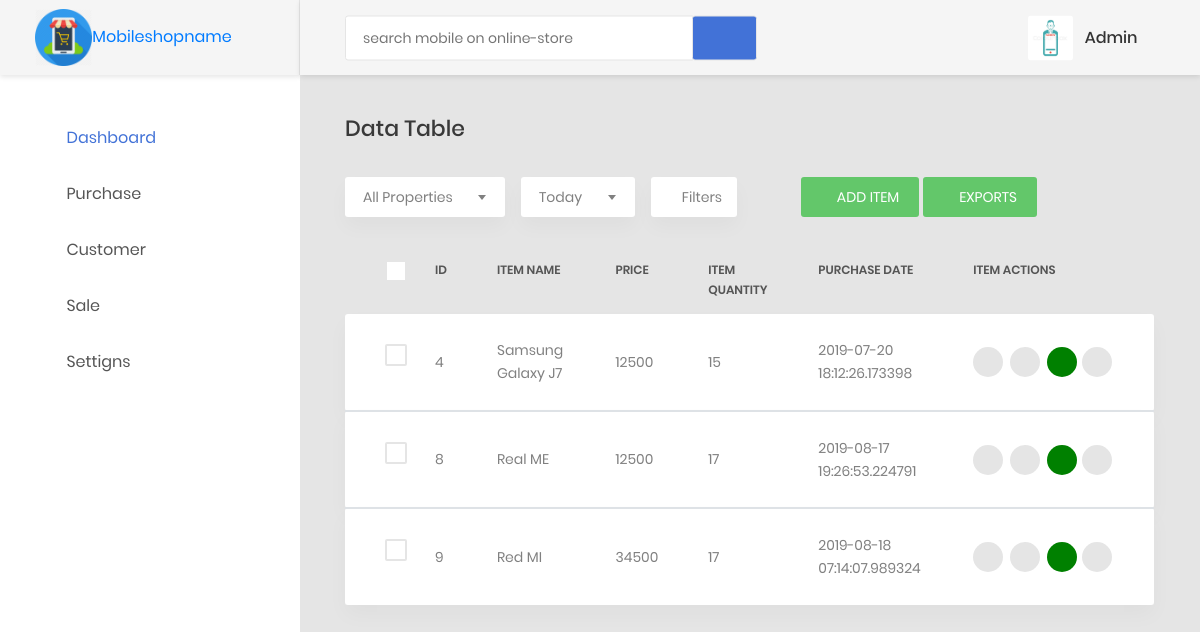
Page /viewitems (signed in) on the earlier database version.
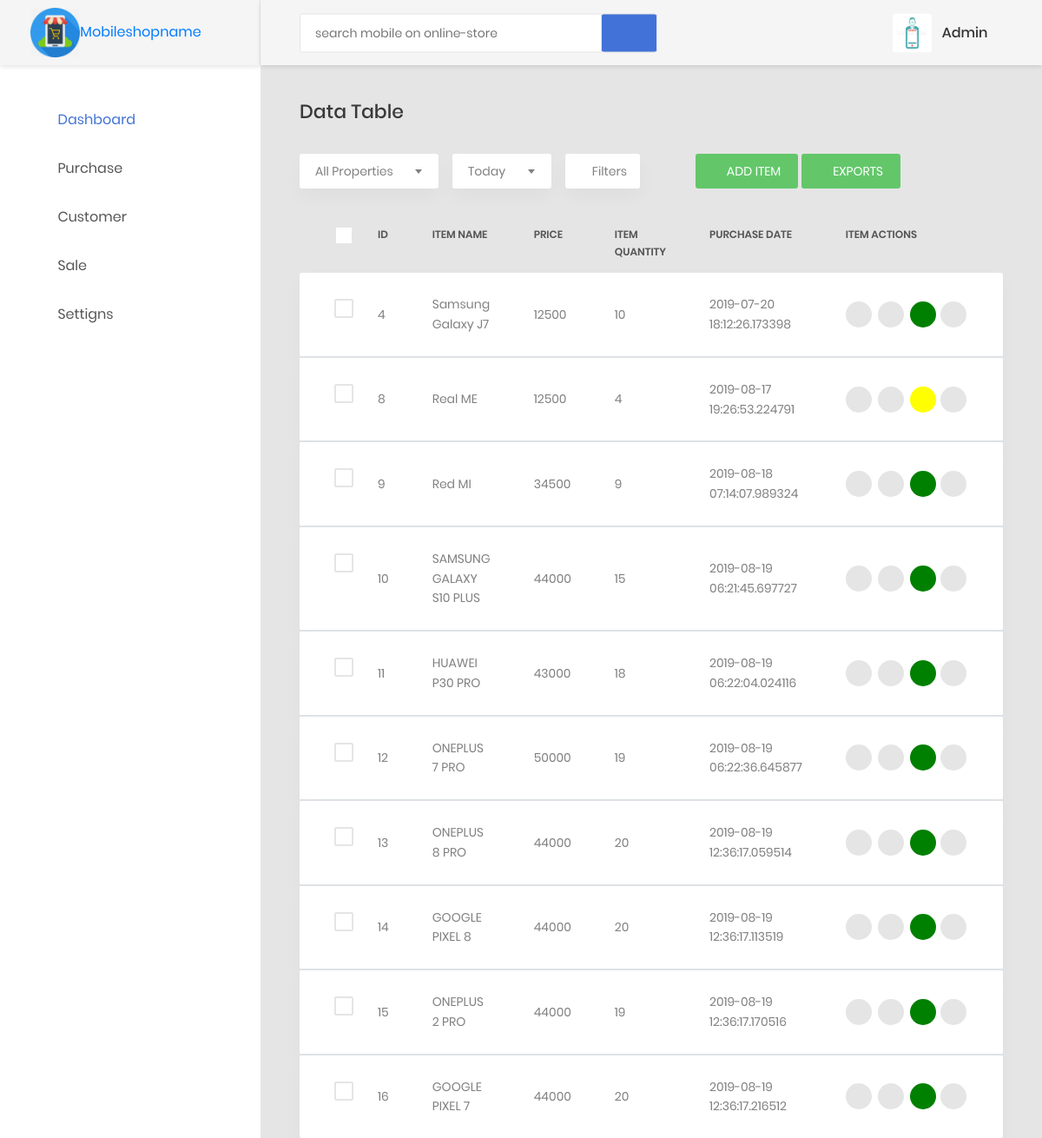
Same page on the later database version.
### models/create_models.py (models this page shows, shortened)
class User(db.Model, UserMixin):
    __tablename__ = 'users'
    id = db.Column(db.Integer, primary_key=True)
    username = db.Column(db.Unicode(255), nullable=False, server_default=u'', unique=True, index=True)
    password = db.Column(db.String(255), nullable=False, server_default='')
    role = db.Column(db.Enum(RolesAvailable))
    email = db.Column(db.Unicode(255), nullable=False, server_default=u'', unique=True, index=True)
    created_at = db.Column(db.DateTime, nullable=False, default=datetime.utcnow)
    updated_at = db.Column(db.DateTime, nullable=False, default=datetime.utcnow, onupdate=datetime.utcnow)

class Items(db.Model):
    __tablename__='items'
    i_id = db.Column(db.Integer, primary_key=True)
    item_name = db.Column(db.String(255), nullable=False)
    item_quantity = db.Column(db.String(255), nullable=False)
    item_price = db.Column(db.String(255), nullable=False)
    barcode = db.Column(db.LargeBinary)
    purchase_date = db.Column(db.DateTime, nullable=False, default=datetime.utcnow)
    modified_date = db.Column(db.DateTime, nullable=False, default=datetime.utcnow, onupdate=datetime.utcnow)
    sales = db.relationship("SalesItems", backref="items", lazy='dynamic')
    __table_args__ = (CheckConstraint(item_quantity > -1), {})

### items/items.py (the view)
@item.route('/viewitems')
def viewitems():
    items = Items.query.all()
    return render_template('static priya mobile/items/viewitems.html',items=items)

### customers/customers.py (called while the page is built)
@customer.before_app_request
def load_logged_in_user():
    user_id = session.get('user_id')
    if user_id is None:
        g.user = None
    else:
        g.user = User.query.filter_by(id=user_id).first()

### users/adduser.py (called while the page is built)
@auth.before_app_request
def load_logged_in_user():
    user_id = session.get('user_id')
    if user_id is None:
        g.user = None
    else:
        g.user = User.query.filter_by(id=user_id).first()

### templates/static priya mobile/items/viewitems.html (shortened to what this page needs)
{% extends 'static priya mobile/base1.html' %}
{% block content %}
                    {% if g.user %}
                        <div class="row">
                            <div class="col-md-12">
                                <h3 class="title-5 m-b-35">data table</h3>
                                <div class="table-data__tool">
                                    <div class="table-data__tool-left">
                                        <div class="rs-select2--light rs-select2--md">
                                        </div>
                                        <div class="rs-select2--light rs-select2--sm">
                                        </div>
                                        <button class="au-btn-filter">
                                            <i class="zmdi zmdi-filter-list"></i>filters</button>
                                    </div>
                                    <div class="table-data__tool-right">
                                        <a href="{{ url_for('item.additems') }}"><button class="au-btn au-btn-icon au-btn--green au-btn--small">
                                            <i class="zmdi zmdi-plus"></i>add item</button></a>
                                        <a href="{{ url_for('item.report') }}"><button class="au-btn au-btn-icon au-btn--green au-btn--small">
                                            <i class="zmdi zmdi-plus"></i>Exports</button></a>
                                    </div>
                                </div>
                                <div class="table-responsive table-responsive-data2">
                                    <table class="table table-data2" id="myTable">
                                        <thead>
                                            <tr>
                                                <th>
                                                    <label class="au-checkbox">
                                                        <span class="au-checkmark"></span>
                                                    </label>
                                                </th>
                                                <th>ID</th>
                                                <th>Item Name</th>
                                                <th>Price</th>
                                                <th>Item Quantity</th>
                                                <th>Purchase date</th>
                                                <th>Item Actions</th>
                                            </tr>
                                        </thead>
                                        {% for item in items %}
                                        {% if item.item_quantity|int > -1 %}
                                        <tbody>
                                            <tr class="tr-shadow">
                                                <td>
                                                    <label class="au-checkbox">
                                                        <span class="au-checkmark"></span>
                                                    </label>
                                                </td>
                                                <td>
                                                    {{ item.i_id }}
                                                </td>
                                                <td>
                                                    {{ item.item_name }}
                                                </td>
                                                <td>
                                                    {{ item.item_price }}
                                                </td>
                                                <td>
                                                    {{ item.item_quantity }}
                                                </td>
                                                <td>
                                                    {{ item.purchase_date }}
                                                </td>
                                                <td>
                                                    <div class="table-data-feature">
                                                        {% if item.item_quantity|int > 0 %}
                                                        <a href="{{ url_for('item.saleitem', id=item.i_id) }}"><button class="item" data-toggle="tooltip" data-placement="top" title="Sale">
                                                            <i class="fas fa-cart-arrow-down"></i>
                                                    </button></a>&nbsp;&nbsp;
                                                        {% else %}
                                                        <button class="item" data-toggle="tooltip" data-placement="top" title="empty" style="background-color: #f44336;">
                                                            <i class="fab fa-accessible-icon"></i>
                                                    </button>&nbsp;&nbsp;
                                                        {% endif %}
                                                        <a href="{{ url_for('item.updateitem' , id=item.i_id) }}"><button class="item" data-toggle="tooltip" data-placement="top" title="Edit">
                                                            <i class="zmdi zmdi-edit"></i>
                                                        </button></a>&nbsp;&nbsp;
                                                        {% if item.item_quantity|int < 5 %}
                                                        <button class="item" data-toggle="tooltip" data-placement="top" title="status" style="background-color:yellow">
                                                            <i class="fab fa-accessible-icon"></i>
                                                        </button>
                                                        {% elif item.item_quantity|int > 5 %}
                                                        <button class="item" data-toggle="tooltip" data-placement="top" title="status" style="background-color:green">
                                                            <i class="fab fa-accessible-icon"></i>
                                                        </button>
                                                        {% endif %}
                                                        <a href="{{ url_for('item.deleteitem' , id=item.i_id) }}"><button class="item" data-toggle="tooltip" data-placement="top" title="Delete">
                                                            <i class="zmdi zmdi-delete"></i>
                                                        </button></a>&nbsp;&nbsp;
                                                    </div>
                                                </td>
                                            </tr>
                                        </tbody>
                                        {% endif %}
                                        {% endfor %}
                                    </table>
                                </div>
             {% endif %}
          {% endblock %}

### templates/static priya mobile/base1.html (shortened to what this page needs)
<!DOCTYPE html>
<html lang="en">
<head>
    <link href="{{ url_for('static', filename='css/font-face.css') }}" rel="stylesheet" media="all">
    <link href="{{ url_for('static', filename = 'vendor/font-awesome-4.7/css/font-awesome.min.css') }}" rel="stylesheet" media="all">
    <link href="{{ url_for('static', filename = 'vendor/font-awesome-5/css/fontawesome-all.min.css') }}" rel="stylesheet" media="all">
    <link href="{{ url_for('static', filename = 'vendor/mdi-font/css/material-design-iconic-font.min.css') }}" rel="stylesheet" media="all">
    <link href="{{ url_for('static', filename = 'vendor/bootstrap-4.1/bootstrap.min.css') }}" rel="stylesheet" media="all">
    <link href="{{ url_for('static', filename = 'vendor/animsition/animsition.min.css') }}" rel="stylesheet" media="all">
    <link href="{{ url_for('static', filename =  'vendor/bootstrap-progressbar/bootstrap-progressbar-3.3.4.min.css') }}" rel="stylesheet" media="all">
    <link href="{{ url_for('static', filename = 'vendor/wow/animate.css') }}" rel="stylesheet" media="all">
    <link href="{{ url_for('static', filename = 'vendor/css-hamburgers/hamburgers.min.css') }}" rel="stylesheet" media="all">
    <link href="{{ url_for('static', filename = 'vendor/slick/slick.css" rel="stylesheet') }}" media="all">
    <link href="{{ url_for('static', filename = 'vendor/select2/select2.min.css') }}" rel="stylesheet" media="all">
    <link href="{{ url_for('static', filename = 'vendor/perfect-scrollbar/perfect-scrollbar.css') }}" rel="stylesheet" media="all">
    <link href="{{ url_for('static', filename = 'css/theme.css') }}" rel="stylesheet" media="all">
</head>
<body class="animsition">
    <div class="page-wrapper">
        <aside class="menu-sidebar d-none d-lg-block">
            <div class="logo">
                <a href="#">
                    <img src="{{ url_for('static',filename='images/icon/mshop.png') }}" alt="mobileshop" id="i1"/>Mobileshopname
                </a>
            </div>
            {% if g.user %}
            <div class="menu-sidebar__content js-scrollbar1">
                <nav class="navbar-sidebar">
                    <ul class="list-unstyled navbar__list">
                        <li class="active has-sub">
                            <a class="js-arrow" href="{{ url_for('order.totalsale') }}">
                                <i class="fa fa-home"></i>Dashboard</a>
                        </li>
                        <li>
                            <a class="js-arrow" href="#">
                                <i class="fa fa-shopping-cart"></i>Purchase</a>
                        </li>
                        <li>
                            <a class="js-arrow" href="#">
                                <i class="fa fa-address-card"></i>Customer</a>
                        </li>
                        <li>
                            <a class="js-arrow" href="#">
                                <i class="fa fa-cart-plus"></i>Sale</a>
                        </li>
                        <li>
                            <a class="js-arrow" href="#">
                                <i class="fa fa-share"></i>Settigns</a>
                        </li>
                    </ul>
                </nav>
            </div>
            {% endif %}
        </aside>
        <div class="page-container">
            <header class="header-desktop">
                <div class="section__content section__content--p30">
                    <div class="container-fluid">
                        <div class="header-wrap">
                            <form class="form-header" action="" method="POST">
                                <input class="au-input au-input--xl" type="text" name="search" placeholder="search mobile on online-store" />
                                <button class="au-btn--submit" type="submit">
                                    <a href="https://www.amazon.in/s/ref=nb_sb_noss_2?url=search-alias%3Daps&field-keywords=Apple&rh=i%3Aaps%2Ck%3AApple"><i class="zmdi zmdi-search"></i></a>
                                </button>
                            </form>
                            <div class="header-button">
                                {% if g.user %}
                                <div class="account-wrap">
                                    <div class="account-item clearfix js-item-menu">
                                        <div class="image">
                                            <img src="{{ url_for('static', filename='images/icon/admin.png') }}">
                                        </div>
                                        <div class="content">
                                            <a class="js-acc-btn" href="#">{{ g.user.username }}</a>
                                        </div>
                                        {% endif %}
                                    </div>
                                </div>
                            </div>
                        </div>
                    </div>
                </div>
            </header>
            <div class="main-content">
                <div class="section__content section__content--p30">
                    <div class="container-fluid">
                       {% block content %}
                        {% endblock %}
                    </div>
                </div>
            </div>
    </div>
</body>
</html>

### templates/static priya mobile/base1.html (style rules this page uses)
#i1 { max-width: 25%; height: 20; }

Differences in the rows shown:
changed Items "Samsung Galaxy J7": item_quantity "15" → "10"
changed Items "Real ME": item_quantity "17" → "4"
changed Items "Red MI": item_quantity "17" → "9"
added Items: i_id "10", item_name "SAMSUNG GALAXY S10 PLUS", item_price "44000", item_quantity "15", purchase_date "2019-08-19 06:21:45.697727"
added Items: i_id "11", item_name "HUAWEI P30 PRO", item_price "43000", item_quantity "18", purchase_date "2019-08-19 06:22:04.024116"
added Items: i_id "12", item_name "ONEPLUS 7 PRO", item_price "50000", item_quantity "19", purchase_date "2019-08-19 06:22:36.645877"
added Items: i_id "13", item_name "ONEPLUS 8 PRO", item_price "44000", item_quantity "20", purchase_date "2019-08-19 12:36:17.059514"
added Items: i_id "14", item_name "GOOGLE PIXEL 8", item_price "44000", item_quantity "20", purchase_date "2019-08-19 12:36:17.113519"
added Items: i_id "15", item_name "ONEPLUS 2 PRO", item_price "44000", item_quantity "19", purchase_date "2019-08-19 12:36:17.170516"
added Items: i_id "16", item_name "GOOGLE PIXEL 7", item_price "44000", item_quantity "20", purchase_date "2019-08-19 12:36:17.216512"
